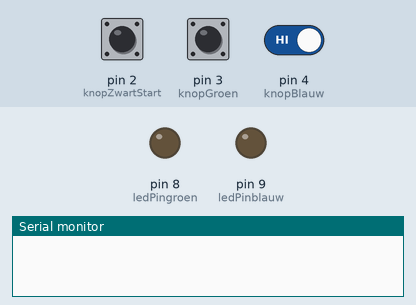
Recording of a sketch running on a simulated Arduino Uno, built with avr-gcc and run on an emulated ATmega328P. Shown: output pins drawn as LEDs (lit = HIGH), the last lines printed to the serial monitor. Dashed ring = blinking. Inputs (shaded band) come from the test bench; at power-on: pin 2 (knopZwartStart) HIGH, pin 3 (knopGroen) HIGH, pin 4 (knopBlauw) HIGH. Random numbers use the default seed unless the sketch sets one.

Above: at 1.2 s.
1.3 s: pin 2 (knopZwartStart) pulled LOW for 0.15 s
At 1.7 s:
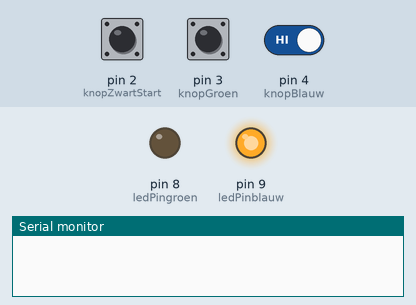
3.3 s: pin 3 (knopGroen) pulled LOW for 0.15 s
At 3.55 s:
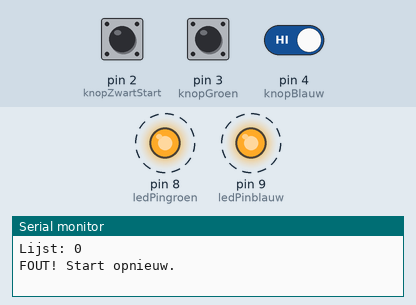
6.3 s: pin 2 (knopZwartStart) pulled LOW for 1 s
At 6.7 s:
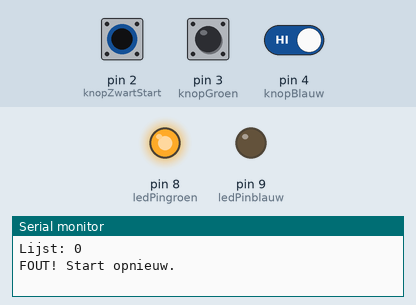
8.8 s: pin 3 (knopGroen) pulled LOW for 1 s
At 9.7 s:
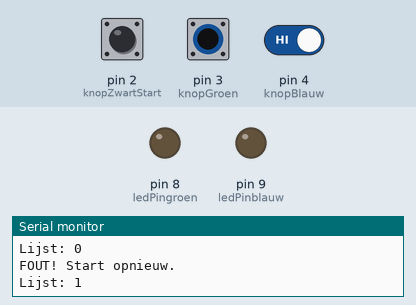
11.4 s: pin 2 (knopZwartStart) driven LOW and pin 4 (knopBlauw) driven LOW
At 13.5 s:
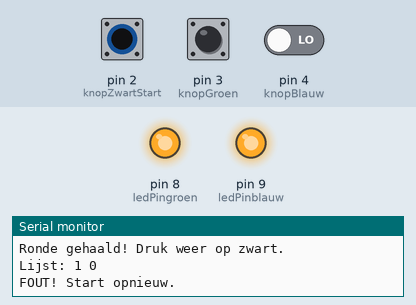
Timing chart, 0 to 16.9 s (numbered marks = the images above; inputs shaded):
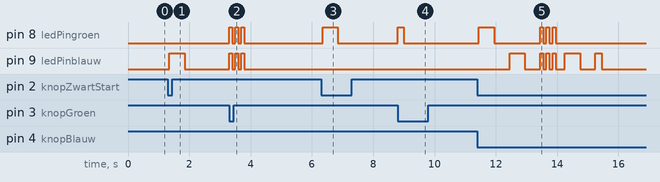

Measured:
- after the input at 1.3 s, pin 9 (ledPinblauw): LOW → HIGH after 0.05 s, → LOW 0.50 s later
- after the input at 3.3 s, pin 8 (ledPingroen), pin 9 (ledPinblauw): alternates HIGH for 0.10 s and LOW for 0.10 s, 6 changes in all, then stays LOW, starting at once
- after the input at 6.3 s, pin 8 (ledPingroen): LOW → HIGH after 0.05 s, → LOW 0.50 s later
- after the input at 8.8 s, pin 8 (ledPingroen): LOW → HIGH at once, → LOW 0.20 s later
- after the input at 11.4 s, pin 8 (ledPingroen): LOW → HIGH after 0.05 s, → LOW 0.50 s later, → HIGH 1.5 s later, → LOW 0.10 s later, … (8 changes in this stretch); pin 9 (ledPinblauw): LOW → HIGH after 1.1 s, → LOW 0.50 s later, → HIGH 0.50 s later, → LOW 0.10 s later, … (12 changes in this stretch)

The sketch:

10.werkende_met_2LEDS.ino
```cpp
// Pinnen definiëren
int ledPinblauw = 9;
int ledPingroen = 8;
int knopBlauw = 4;
int knopGroen = 3;
int knopZwartStart = 2; // De nieuwe startknop

// Variabelen voor het spel
int randomLijst[100]; // De lijst bedraagt maximaal 100 waardes
int lengte = 0;
const int aantalLijst = 100;
bool vorigeStartStatus = HIGH;
bool foutGemaakt = false;

// De Arduino laten lezen wat de in-en outputs zijn
void setup() {
  Serial.begin(9600);
  pinMode(ledPinblauw, OUTPUT);
  pinMode(ledPingroen, OUTPUT);
  pinMode(knopBlauw, INPUT_PULLUP);
  pinMode(knopGroen, INPUT_PULLUP);
  pinMode(knopZwartStart, INPUT_PULLUP);

  randomSeed(analogRead(A0)); // Voor willekeur zodat de Arduino steeds een andere 'route' aflegt
}

void loop() {
  bool huidigeStartStatus = digitalRead(knopZwartStart); //Druk op de zwarte knop om de loop te starten

  // Alleen als de ZWARTE knop wordt ingedrukt
  if (vorigeStartStatus == HIGH && huidigeStartStatus == LOW){ //ervoor was de knop nog niet ingedrukt, nu wel
    delay(50);
    voegToe();
    speelLijstaf();
    printLijst();
    checkInput();
  }
  vorigeStartStatus = huidigeStartStatus;
  if (lengte == 0 && foutGemaakt == true) {
  foutGemaakt = false; //Nog een fout gemaakt
  vorigeStartStatus = HIGH;
} //Deze stand wordt opgeslagen en is bij de volgende loop de vorige.
}

void voegToe() { //In deze stap wordt een cijfer random gekozen en in de lijst opgeslagen
  if (lengte < aantalLijst) {
    randomLijst[lengte] = random(0, 2); // 0 = blauw, 1 = groen, arduino kiest een random getal
    lengte += 1;
  }
}

void speelLijstaf() {
  int i = 0;
  while (i < lengte){
    switch(randomLijst[i]) { //Kijk naar de waarde op plek i
      case 0: //Stel gekozen waarde is 0
        digitalWrite(ledPingroen, LOW);
        digitalWrite(ledPinblauw, HIGH);
        break;
      case 1: //Stel gekozen waarde is 1
        digitalWrite(ledPingroen, HIGH);
        digitalWrite(ledPinblauw, LOW);
        break;
    }
  delay(500);

  digitalWrite(ledPingroen, LOW);
  digitalWrite(ledPinblauw, LOW);
  //Beide LED's weer uit

  delay(500);
  i += 1;
  }
}

void checkInput() {
  int i = 0;

  while (i < lengte && !foutGemaakt) {

    bool gekozen = false;

    while (!gekozen && !foutGemaakt) { //Er is nog geen keuze gemaakt en dus ook geen fout

      // Check Blauwe Knop
      if (digitalRead(knopBlauw) == LOW) { //De blauwe knop is ingedrukt
        handleKeuze(0, i, gekozen, foutGemaakt);
        delay(150);
      }

      // Check Groene Knop
      else if (digitalRead(knopGroen) == LOW) {
        handleKeuze(1, i, gekozen, foutGemaakt);
        delay(150);
      }
    }

    i += 1;
  }

  if (!foutGemaakt) {
    Serial.println("Ronde gehaald! Druk weer op zwart.");
  }
}

void handleKeuze(int kleur, int index, bool &gekozen, bool &foutGemaakt) { //Deze functie verbetert de input
  if (randomLijst[index] == kleur) {

    // Juiste LED aan
    if (kleur == 0) {
      digitalWrite(ledPinblauw, HIGH);
    } else {
      digitalWrite(ledPingroen, HIGH);
    }

    delay(200);

    // LEDs uit
    digitalWrite(ledPinblauw, LOW);
    digitalWrite(ledPingroen, LOW);

    gekozen = true;

    // Wachten tot knop losgelaten wordt
    if (kleur == 0) {
      while (digitalRead(knopBlauw) == LOW);
    } else {
      while (digitalRead(knopGroen) == LOW);
    }

  } else {
    Serial.println("FOUT! Start opnieuw.");
    lengte = 0;
    gekozen = true;
    foutGemaakt = true;

    // Fout-signaal
int i = 0;

while (i < 3) {
  digitalWrite(ledPinblauw, HIGH);
  digitalWrite(ledPingroen, HIGH);
  delay(100); //LED's knipperen 3 keer
  digitalWrite(ledPinblauw, LOW);
  digitalWrite(ledPingroen, LOW);
  delay(100); //LED's gaan uit

  i += 1;
}
  }
}


void printLijst() {
  Serial.print("Lijst: ");

  int i = 0;

  while (i < lengte) {
    Serial.print(randomLijst[i]);
    Serial.print(" ");
    i += 1;
  }

  Serial.println();
}
```
